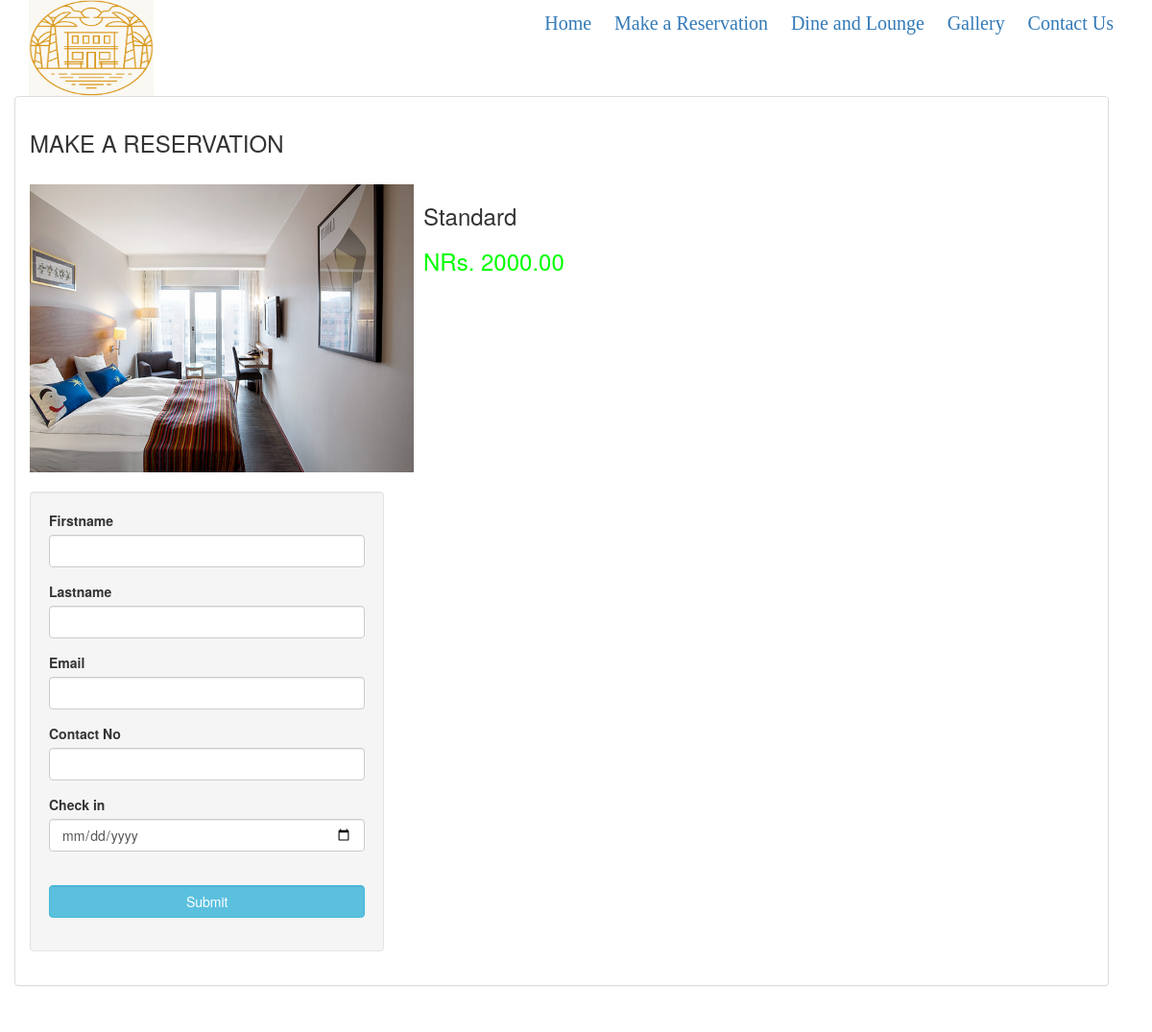
The app's page /add_reserve.php?room_id=1 with its own data.
### tables this page shows
CREATE TABLE `room` (
  `room_id` int(11) NOT NULL,
  `room_type` varchar(50) NOT NULL,
  `price` varchar(11) NOT NULL,
  `photo` varchar(100) NOT NULL
);

### add_reserve.php (the view, shortened to what this page needs)
<!DOCTYPE html>
<html lang = "en">
	<head>
		<link rel="stylesheet" href="style.css">
		<link rel = "stylesheet" type = "text/css" href = "css/bootstrap.css " />
		<link rel = "stylesheet" type = "text/css" href = "css/style.css" />
	</head>
<body>
	<div class="container">
  <div class="logo">
    <img src="images/homelogo.png" alt="" width="130" height="100">
    </div>
  <nav>
    <ul>
                                              <li><a href="index.php">Home</a></li>
                                              <li><a href="reservation.php">Make a Reservation </a></li>
                                              <li><a href="dineandlounge.php">Dine and Lounge</a></li>
                                              <li><a href="gallery.php">Gallery</a></li>
                                              <li><a href="contactus.php">Contact Us</a></li>
    </ul>
    </nav>
  </div>
	<div style = "margin-left:0;" class = "container">
		<div class = "panel panel-default">
			<div class = "panel-body">
				<strong><h3>MAKE A RESERVATION</h3></strong>
				<br />
				<?php
					require_once 'admin/connect.php';
					$query = $conn->query("SELECT * FROM `room` WHERE `room_id` = '$_REQUEST[room_id]'") or die(mysql_error());
					$fetch = $query->fetch_array();
				?>
				<div style = "height:300px; width:800px;">
					<div style = "float:left;">
						<img src = "photo/<?php echo $fetch['photo']?>" height = "300px" width = "400px">
					</div>
					<div style = "float:left; margin-left:10px;">
						<h3><?php echo $fetch['room_type']?></h3>
						<h3 style = "color:#00ff00;"><?php echo "NRs. ".$fetch['price'].".00";?></h3>
					</div>
				</div>
				<br style = "clear:both;" />
				<div class = "well col-md-4">
					<form method = "POST" enctype = "multipart/form-data">
						<div class = "form-group">
							<label>Firstname</label>
							<input type = "text" class = "form-control" name = "firstname" required = "required" />
						</div>
						<div class = "form-group">
							<label>Lastname</label>
							<input type = "text" class = "form-control" name = "lastname" required = "required" />
						</div>
						<div class = "form-group">
							<label>Email</label>
							<input type = "text" class = "form-control" name = "address" required = "required" />
						</div>
						<div class = "form-group">
							<label>Contact No</label>
							<input type = "text" class = "form-control" name = "contactno" required = "required" />
						</div>
						<div class = "form-group">
							<label>Check in</label>
							<input type = "date" class = "form-control" name = "date" required = "required" />
						</div>
						<br />
						<div class = "form-group">
							<button class = "btn btn-info form-control" name = "add_guest"> Submit</button>
						</div>
					</form>
				</div>
				<div class = "col-md-4"></div>
			</div>
		</div>
	</div>
	<br />
	<br />
</body>
</html>

### style.css (style rules this page uses)
.container { clear:both; overflow:auto; }
nav { float:right; }
.logo img { float:left; }
ul li { display: inline-block; padding:10px; font-size:20px; font-family:raleway; }
* { box-sizing:border-box }

### css/style.css (style rules this page uses)
* { padding: 0; margin: 0 }

### records on screen
room: photo (picture), room_type "Standard", price "2000"
